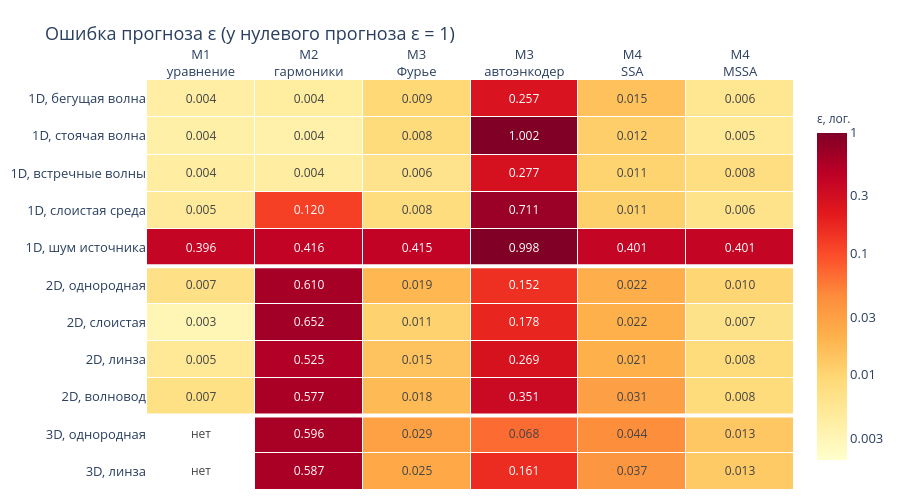

The code cell stored with this chart in its notebook:
### Code cell
models = list(MODELS)
text = [["нет" if np.isnan(v) else f"{v:.3f}" for v in row] for row in err]
ticks = [0.003, 0.01, 0.03, 0.1, 0.3, 1]
fig = go.Figure(go.Heatmap(
    z=np.log10(np.clip(err, 2e-3, 1)), x=models, y=list(SCENARIOS), text=text, texttemplate="%{text}", textfont_size=12,
    colorscale="YlOrRd", zmin=np.log10(2e-3), zmax=0, xgap=1, ygap=1,
    colorbar=dict(title=dict(text="ε, лог.", font_size=12), tickvals=np.log10(ticks), ticktext=[str(v) for v in ticks], len=0.9),
    hovertemplate="%{y}<br>%{x}<br>ε = %{text}<extra></extra>"))
for y in (4.5, 8.5):
    fig.add_hline(y=y, line_color="white", line_width=4)
fig.update_layout(template="plotly_white", height=500, margin=dict(l=10, r=10, t=80, b=10), font_size=13,
                  title="Ошибка прогноза ε (у нулевого прогноза ε = 1)",
                  xaxis=dict(side="top", showgrid=False, tickvals=models, ticktext=[m.replace(" ", "<br>") for m in models]),
                  yaxis=dict(autorange="reversed", showgrid=False))
fig.show()

### Figure 1 — Plotly figure (JSON) as saved in the notebook; plotly's stock layout.template omitted (floating-point values rounded to 4 significant figures)
{"data": [{"colorbar": {"len": 0.9, "ticktext": ["0.003", "0.01", "0.03", "0.1", "0.3", "1"], "tickvals": [-2.523, -2.0, -1.523, -1.0, -0.5229, 0.0], "title": {"font": {"size": 12}, "text": "ε, лог."}}, "colorscale": [[0.0, "rgb(255,255,204)"], [0.125, "rgb(255,237,160)"], [0.25, "rgb(254,217,118)"], [0.375, "rgb(254,178,76)"], [0.5, "rgb(253,141,60)"], [0.625, "rgb(252,78,42)"], [0.75, "rgb(227,26,28)"], [0.875, "rgb(189,0,38)"], [1.0, "rgb(128,0,38)"]], "hovertemplate": "%{y}<br>%{x}<br>ε = %{text}<extra></extra>", "text": [["0.004", "0.004", "0.009", "0.257", "0.015", "0.006"], ["0.004", "0.004", "0.008", "1.002", "0.012", "0.005"], ["0.004", "0.004", "0.006", "0.277", "0.011", "0.008"], ["0.005", "0.120", "0.008", "0.711", "0.011", "0.006"], ["0.396", "0.416", "0.415", "0.998", "0.401", "0.401"], ["0.007", "0.610", "0.019", "0.152", "0.022", "0.010"], ["0.003", "0.652", "0.011", "0.178", "0.022", "0.007"], ["0.005", "0.525", "0.015", "0.269", "0.021", "0.008"], ["0.007", "0.577", "0.018", "0.351", "0.031", "0.008"], ["нет", "0.596", "0.029", "0.068", "0.044", "0.013"], ["нет", "0.587", "0.025", "0.161", "0.037", "0.013"]], "textfont": {"size": 12}, "texttemplate": "%{text}", "type": "heatmap", "x": ["M1 уравнение", "M2 гармоники", "M3 Фурье", "M3 автоэнкодер", "M4 SSA", "M4 MSSA"], "xgap": 1, "y": ["1D, бегущая волна", "1D, стоячая волна", "1D, встречные волны", "1D, слоистая среда", "1D, шум источника", "2D, однородная", "2D, слоистая", "2D, линза", "2D, волновод", "3D, однородная", "3D, линза"], "ygap": 1, "z": [[-2.384, -2.364, -2.027, -0.59, -1.819, -2.245], [-2.417, -2.441, -2.071, 0.0, -1.929, -2.287], [-2.373, -2.368, -2.199, -0.5569, -1.977, -2.116], [-2.318, -0.9217, -2.1, -0.1479, -1.947, -2.192], [-0.4025, -0.3812, -0.3824, -0.0008411, -0.3966, -0.3974], [-2.149, -0.2149, -1.726, -0.8178, -1.651, -2.001], [-2.527, -0.1855, -1.971, -0.7488, -1.665, -2.178], [-2.288, -0.2798, -1.832, -0.5695, -1.671, -2.072], [-2.142, -0.2389, -1.755, -0.4547, -1.512, -2.074], [NaN, -0.2247, -1.533, -1.168, -1.358, -1.87], [NaN, -0.2312, -1.599, -0.7922, -1.431, -1.898]], "zmax": 0, "zmin": -2.699}], "layout": {"font": {"size": 13}, "height": 500, "margin": {"b": 10, "l": 10, "r": 10, "t": 80}, "shapes": [{"line": {"color": "white", "width": 4}, "type": "line", "x0": 0, "x1": 1, "xref": "x domain", "y0": 4.5, "y1": 4.5, "yref": "y"}, {"line": {"color": "white", "width": 4}, "type": "line", "x0": 0, "x1": 1, "xref": "x domain", "y0": 8.5, "y1": 8.5, "yref": "y"}], "title": {"text": "Ошибка прогноза ε (у нулевого прогноза ε = 1)"}, "xaxis": {"showgrid": false, "side": "top", "ticktext": ["M1<br>уравнение", "M2<br>гармоники", "M3<br>Фурье", "M3<br>автоэнкодер", "M4<br>SSA", "M4<br>MSSA"], "tickvals": ["M1 уравнение", "M2 гармоники", "M3 Фурье", "M3 автоэнкодер", "M4 SSA", "M4 MSSA"]}, "yaxis": {"autorange": "reversed", "showgrid": false}}}
